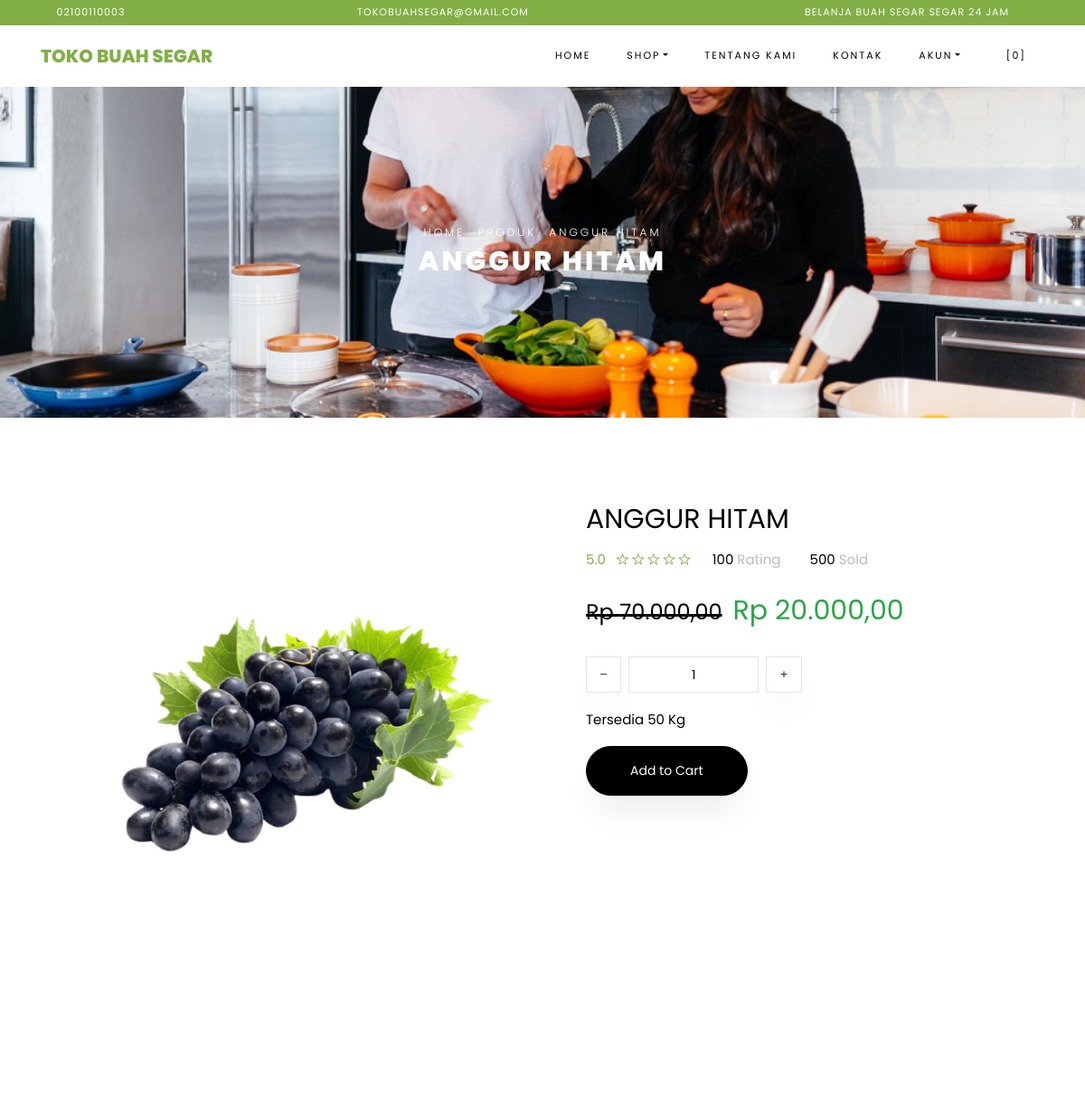
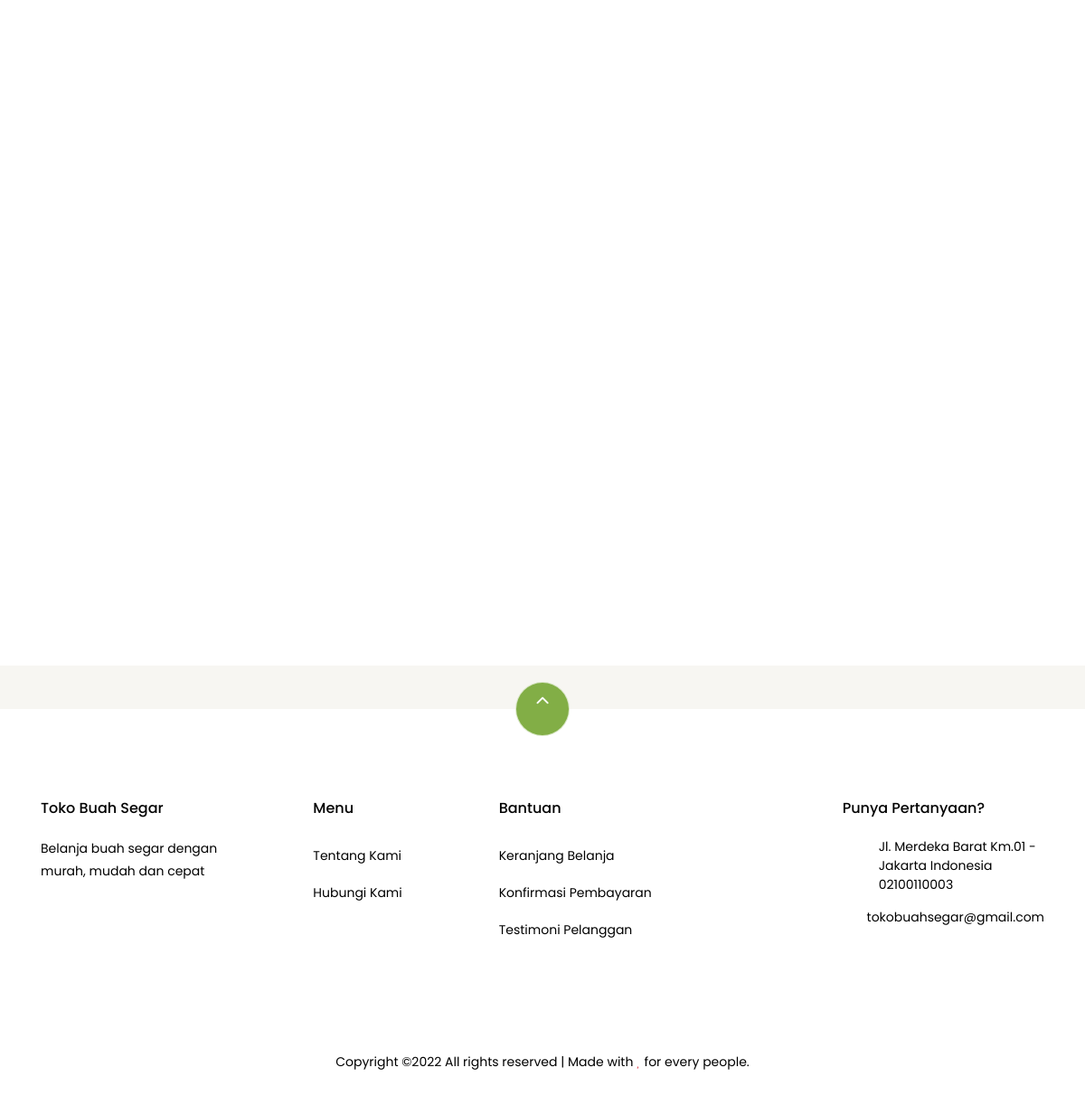
The page /index.php/shop/product/1/SB750372/ on the database its author committed (2 pictures, top to bottom).
### tables this page shows
CREATE TABLE `settings` (
  `id` int(10) NOT NULL,
  `key` varchar(32) NOT NULL,
  `content` varchar(191) NOT NULL
);

CREATE TABLE `products` (
  `id` bigint(20) NOT NULL,
  `category_id` int(10) DEFAULT NULL,
  `sku` varchar(32) DEFAULT NULL,
  `name` varchar(191) NOT NULL,
  `description` varchar(191) DEFAULT NULL,
  `picture_name` varchar(191) DEFAULT NULL,
  `price` decimal(8,2) NOT NULL,
  `current_discount` decimal(8,2) DEFAULT 0.00,
  `stock` int(10) NOT NULL,
  `product_unit` varchar(32) DEFAULT NULL,
  `is_available` tinyint(1) DEFAULT 1,
  `add_date` datetime DEFAULT NULL
);

### application/views/themes/vegefoods/shop/view_single_product.php (the view, shortened to what the rows shown need)
<div class="hero-wrap hero-bread" style="background-image: url('<?php echo get_theme_uri('images/bg_1.jpg'); ?>');">
    <div class="container">
      <div class="row no-gutters slider-text align-items-center justify-content-center">
        <div class="col-md-9 ftco-animate text-center">
            <p class="breadcrumbs"><span class="mr-2"><?php echo anchor(base_url(), 'Home'); ?></span>
            <span class="mr-2"><?php echo anchor('browse', 'Produk'); ?></span>
            <span><?php echo $product->name; ?></span></p>
          <h1 class="mb-0 bread"><?php echo $product->name; ?></h1>
        </div>
      </div>
    </div>
  </div>
  <section class="ftco-section">
      <div class="container">
          <div class="row">
              <div class="col-lg-6 mb-5 ftco-animate">
                  <a href="<?php echo base_url('assets/uploads/products/'. $product->picture_name); ?>" class="image-popup"><img src="<?php echo base_url('assets/uploads/products/'. $product->picture_name); ?>" class="img-fluid" alt="<?php echo $product->name; ?>"></a>
              </div>
              <div class="col-lg-6 product-details pl-md-5 ftco-animate">
                  <h3><?php echo $product->name; ?></h3>
                  <div class="rating d-flex">
                          <p class="text-left mr-4">
                              <a href="#" class="mr-2">5.0</a>
                              <a href="#"><span class="ion-ios-star-outline"></span></a>
                              <a href="#"><span class="ion-ios-star-outline"></span></a>
                              <a href="#"><span class="ion-ios-star-outline"></span></a>
                              <a href="#"><span class="ion-ios-star-outline"></span></a>
                              <a href="#"><span class="ion-ios-star-outline"></span></a>
                          </p>
                          <p class="text-left mr-4">
                              <a href="#" class="mr-2" style="color: #000;">100 <span style="color: #bbb;">Rating</span></a>
                          </p>
                          <p class="text-left">
                              <a href="#" class="mr-2" style="color: #000;">500 <span style="color: #bbb;">Sold</span></a>
                          </p>
                      </div>
                  <p class="price">
                      <?php if ($product->current_discount > 0) : ?>
                        <span class="mr-2 price-dc"><strike><small>Rp <?php echo format_rupiah($product->price); ?></small></strike></span>
                        <span class="price-sale text-success">Rp <?php echo format_rupiah($product->price - $product->current_discount); ?></span>
                      <?php else : ?>
                      <span>Rp <?php echo format_rupiah($product->price); ?></span>
                      <?php endif; ?>
                    </p>
                      <div class="row mt-4">
                          <div class="input-group col-md-6 d-flex mb-3">
                   <span class="input-group-btn mr-2">
                      <button type="button" class="quantity-left-minus btn"  data-type="minus" data-field="">
                     <i class="ion-ios-remove"></i>
                      </button>
                      </span>
                   <input type="text" id="quantity" name="quantity" class="form-control input-number" value="1" min="1" max="100">
                   <span class="input-group-btn ml-2">
                      <button type="button" class="quantity-right-plus btn" data-type="plus" data-field="">
                       <i class="ion-ios-add"></i>
                   </button>
                   </span>
                </div>
                <div class="col-md-12">
                    <p style="color: #000;">Tersedia <?php echo $product->stock; ?> <?php echo $product->product_unit; ?></p>
                </div>
            </div>
            <p><a href="#" class="btn btn-black btn-sm py-3 px-5 add-cart cart-btn" data-sku="<?php echo $product->sku; ?>" data-name="<?php echo $product->name; ?>" data-price="<?php echo ($product->current_discount > 0) ? ($product->price - $product->current_discount) : $product->price; ?>" data-id="<?php echo $product->id; ?>">Add to Cart</a></p>
              </div>
          </div>
      </div>
  </section>
  <section class="ftco-section">
      <div class="container">
              <div class="row justify-content-center mb-3 pb-3">
      </div>
      </div>
      <div class="container">
          <div class="row">
          </div>
      </div>
  </section>

### application/views/themes/vegefoods/header.php (shortened to what the rows shown need)
<!DOCTYPE html>
<html lang="en">
<head>
	<link rel="stylesheet" href="<?php echo get_theme_uri('css/open-iconic-bootstrap.min.css'); ?>">
	<link rel="stylesheet" href="<?php echo get_theme_uri('css/animate.css'); ?>">
	<link rel="stylesheet" href="<?php echo get_theme_uri('css/owl.carousel.min.css'); ?>">
	<link rel="stylesheet" href="<?php echo get_theme_uri('css/owl.theme.default.min.css'); ?>">
	<link rel="stylesheet" href="<?php echo get_theme_uri('css/magnific-popup.css'); ?>">
	<link rel="stylesheet" href="<?php echo get_theme_uri('css/aos.css'); ?>">
	<link rel="stylesheet" href="<?php echo get_theme_uri('css/ionicons.min.css'); ?>">
	<link rel="stylesheet" href="<?php echo get_theme_uri('js/plugins/@fortawesome/fontawesome-free/css/all.min.css', 'argon'); ?>">
	<link rel="stylesheet" href="<?php echo get_theme_uri('css/bootstrap-datepicker.css'); ?>">
	<link rel="stylesheet" href="<?php echo get_theme_uri('css/jquery.timepicker.css'); ?>">
	<link rel="stylesheet" href="<?php echo get_theme_uri('css/flaticon.css'); ?>">
	<link rel="stylesheet" href="<?php echo get_theme_uri('css/icomoon.css'); ?>">
	<link rel="stylesheet" href="<?php echo get_theme_uri('css/style.css'); ?>">
	<link rel="stylesheet" href="<?php echo base_url('assets/plugins/toastr/toastr.min.css'); ?>">
</head>
<body class="goto-here">
	<div class="py-1 bg-primary">
		<div class="container">
			<div class="row no-gutters d-flex align-items-start align-items-center px-md-0">
				<div class="col-lg-12 d-block">
					<div class="row d-flex">
						<div class="col-md pr-4 d-flex topper align-items-center">
							<div class="icon mr-2 d-flex justify-content-center align-items-center"><span class="icon-phone2"></span></div>
							<span class="text"><?php echo get_settings('store_phone_number'); ?></span>
						</div>
						<div class="col-md pr-4 d-flex topper align-items-center">
							<div class="icon mr-2 d-flex justify-content-center align-items-center"><span class="icon-paper-plane"></span></div>
							<span class="text"><?php echo get_settings('store_email'); ?></span>
						</div>
						<div class="col-md-5 pr-4 d-flex topper align-items-center text-lg-right">
							<span class="text"><?php echo get_settings('store_tagline'); ?></span>
						</div>
					</div>
				</div>
			</div>
		</div>
	</div>
	<nav class="navbar navbar-expand-lg navbar-dark ftco_navbar bg-dark ftco-navbar-light" id="ftco-navbar">
		<div class="container">
			<a class="navbar-brand" href="<?php echo base_url(); ?>"><?php echo get_store_name(); ?></a>
			<div class="collapse navbar-collapse" id="ftco-nav">
				<ul class="navbar-nav ml-auto">
					<li class="nav-item active"><a href="<?php echo base_url(); ?>" class="nav-link">Home</a></li>
					<li class="nav-item dropdown">
						<a class="nav-link dropdown-toggle" href="#" id="dropdown04" data-toggle="dropdown" aria-haspopup="true" aria-expanded="false">Shop</a>
					</li>
					<li class="nav-item"><a href="<?php echo site_url('pages/about'); ?>" class="nav-link">Tentang Kami</a></li>
					<li class="nav-item"><a href="<?php echo site_url('pages/contact'); ?>" class="nav-link">Kontak</a></li>
					<li class="nav-item dropdown">
						<a class="nav-link dropdown-toggle" href="#" id="dropdown05" data-toggle="dropdown" aria-haspopup="true" aria-expanded="false">Akun</a>
					</li>
					<li class="nav-item cta cta-colored"><a href="<?php echo site_url('shop/cart'); ?>" class="nav-link"><span class="icon-shopping_cart"></span>[<span class="cart-item-total">0</span>]</a></li>
				</ul>
			</div>
		</div>
	</nav>

### application/views/themes/vegefoods/footer.php (shortened to what the rows shown need)
<section class="ftco-section ftco-no-pt ftco-no-pb py-5 bg-light">
    <div class="container py-4">
    </div>
  </section>
  <footer class="ftco-footer ftco-section">
    <div class="container">
        <div class="row">
            <div class="mouse">
                      <a href="#" class="mouse-icon">
                          <div class="mouse-wheel"><span class="ion-ios-arrow-up"></span></div>
                      </a>
                  </div>
        </div>
      <div class="row mb-5">
        <div class="col-md">
          <div class="ftco-footer-widget mb-4">
            <h2 class="ftco-heading-2"><?php echo get_store_name(); ?></h2>
            <p><?php echo get_settings('store_description'); ?></p>
            <ul class="ftco-footer-social list-unstyled float-md-left float-lft mt-5">
            </ul>
          </div>
        </div>
        <div class="col-md">
          <div class="ftco-footer-widget mb-4 ml-md-5">
            <h2 class="ftco-heading-2">Menu</h2>
            <ul class="list-unstyled">
              <li><a href="<?php echo site_url('pages/about'); ?>" class="py-2 d-block">Tentang Kami</a></li>
              <li><a href="<?php echo site_url('pages/contact'); ?>" class="py-2 d-block">Hubungi Kami</a></li>
            </ul>
          </div>
        </div>
        <div class="col-md-4">
           <div class="ftco-footer-widget mb-4">
            <h2 class="ftco-heading-2">Bantuan</h2>
            <div class="d-flex">
                <ul class="list-unstyled mr-l-5 pr-l-3 mr-4">
                  <li><a href="<?php echo site_url('shop/cart'); ?>" class="py-2 d-block">Keranjang Belanja</a></li>
                  <li><a href="<?php echo site_url('customer/payments/confirm'); ?>" class="py-2 d-block">Konfirmasi Pembayaran</a></li>
                  <li><a href="<?php echo site_url('shop/testimonial'); ?>" class="py-2 d-block">Testimoni Pelanggan</a></li>
                </ul>
              </div>
          </div>
        </div>
        <div class="col-md">
          <div class="ftco-footer-widget mb-4">
              <h2 class="ftco-heading-2">Punya Pertanyaan?</h2>
              <div class="block-23 mb-3">
                <ul>
                  <li><span class="icon icon-map-marker"></span><span class="text"><?php echo get_settings('store_address'); ?></span></li>
                  <li><a href="#"><span class="icon icon-phone"></span><span class="text"><?php echo get_settings('store_phone_number'); ?></span></a></li>
                  <li><a href="#"><span class="icon icon-envelope"></span><span class="text"><?php echo get_settings('store_email'); ?></span></a></li>
                </ul>
              </div>
          </div>
        </div>
      </div>
      <div class="row">
        <div class="col-md-12 text-center">
          <p>
                        Copyright &copy;<script>document.write(new Date().getFullYear());</script> All rights reserved | Made with <i class="icon-heart text-danger" aria-hidden="true"></i> for every people.
                      </p>
        </div>
      </div>
    </div>
  </footer>
</body>
</html>

### rows shown on the page
settings: content "02100110003"
settings: content "TOKOBUAHSEGAR@GMAIL.COM", content "tokobuahsegar@gmail.com"
settings: content "BELANJA BUAH SEGAR SEGAR 24 JAM"
settings: content "TOKO BUAH SEGAR", content "Toko Buah Segar"
settings: content (picture)
products: name "ANGGUR HITAM", picture_name (picture), price "70.000,00", format_rupiah($product->price - $product->current_discount) "20.000,00", stock "50", product_unit "Kg"
settings: content "Belanja buah segar dengan murah, mudah dan cepat"
settings: content "Jl. Merdeka Barat Km.01 - Jakarta Indonesia"

### other values the page prints
anchor(base_url(), 'Home') "HOME"
anchor('browse', 'Produk') "PRODUK"
